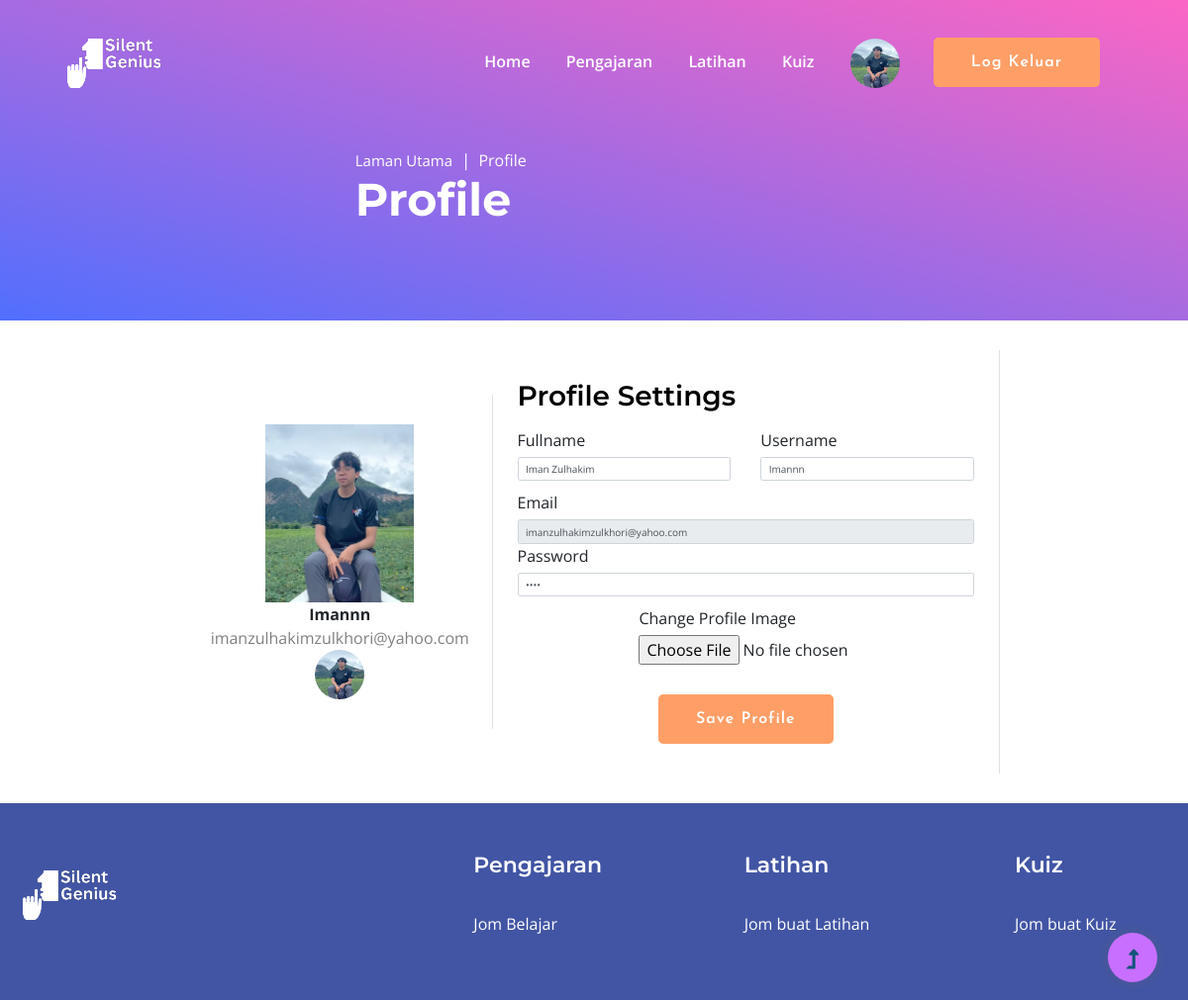
Before: /profile (signed in) with the older database file.
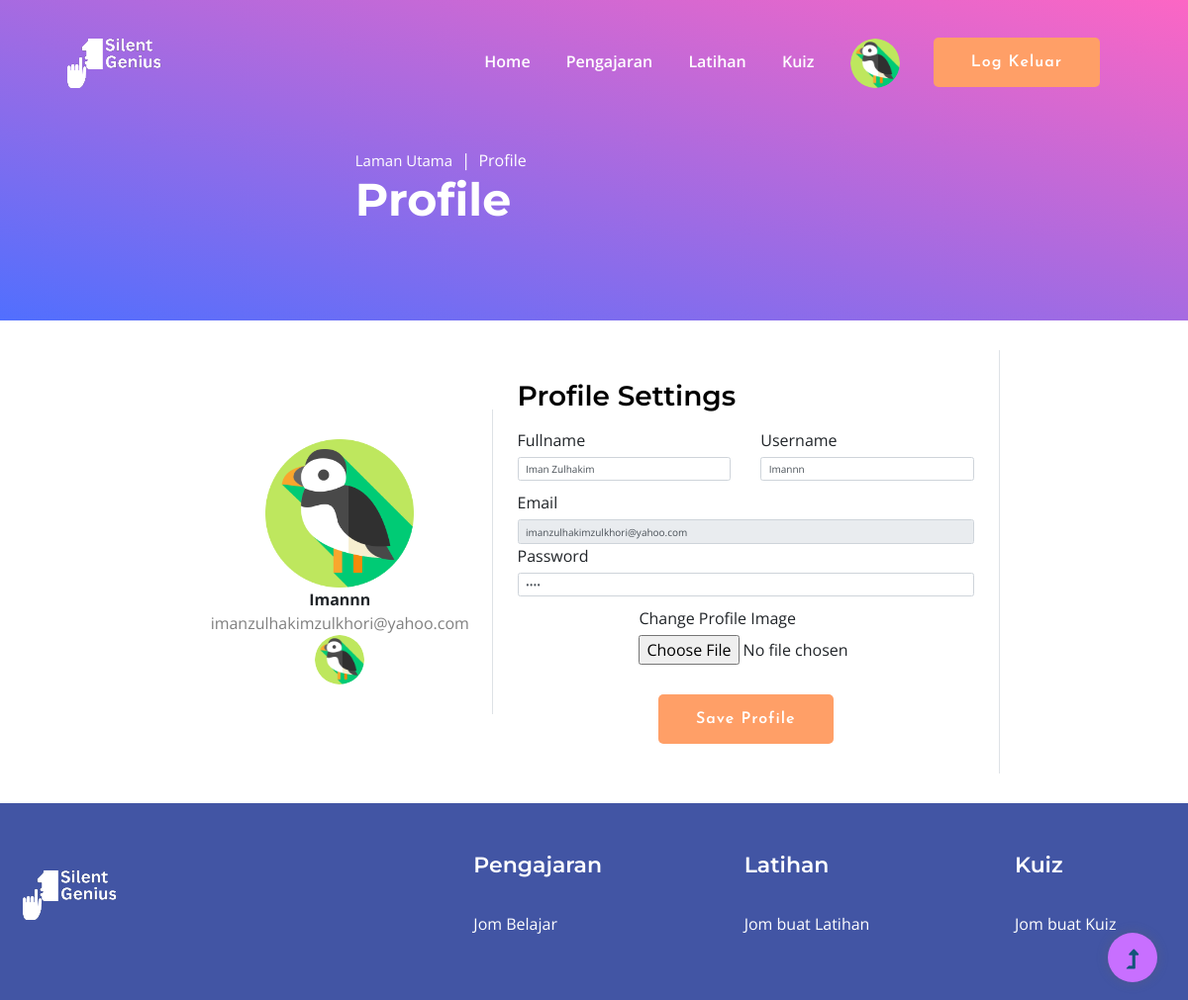
After: the same page with the newer database file.
### tables this page shows
CREATE TABLE "user" (
email TEXT PRIMARY KEY,
fullname TEXT,
username TEXT,
pswrd TEXT
, profile_image TEXT DEFAULT "default.jpg");

### app.py (the view, shortened to what this page needs)
@app.route('/profile', methods=['GET', 'POST'])
@login_required
def profile():
    conn = create_connection()
    cur = conn.cursor()
    cur.execute("SELECT * FROM user WHERE email=?", (session['current_user'],))
    user = cur.fetchone()
    return render_template('profile.html', user=user)

### app.py (called while the page is built)
def create_connection():
    conn = None
    try:
        conn = sqlite3.connect('static/db/user.db')  # create a database connection
        return conn
    except Error as e:
        print(e)
    return conn

@login_manager.user_loader
def load_user(user_id):
    conn = create_connection()
    cur = conn.cursor()
    cur.execute("SELECT * FROM user WHERE email=?", (user_id,))
    user = cur.fetchone()
    if user:
        return User(*user)
    return None

### templates/profile.html (shortened to what this page needs)
{% extends "base.html" %}
{% block content %}
    <link href="../static/css/bootstrap-icons.css" rel="stylesheet">
    <link href="../static/css/templatemo-topic-listing.css" rel="stylesheet">
    <link href="https://cdnjs.cloudflare.com/ajax/libs/jquery/3.2.1/jquery.min.js" rel="stylesheet">
    <body id="top">
    <header class="site-header d-flex flex-column justify-content-center align-items-center">
        <div class="container">
            <div class="row justify-content-center align-items-center">
                <div class="col-lg-5 col-12 mb-3">
                    <nav aria-label="breadcrumb">
                        <ol class="breadcrumb">
                            <li class="breadcrumb-item"><a href="/home">Laman Utama</a></li>
                            <li class="breadcrumb-item active" aria-current="page">Profile</li>
                        </ol>
                    </nav>
                    <h2 class="text-white">Profile</h2>
                </div>
            </div>
        </div>
    </header>
    <div class="container rounded bg-white mt-5 mb-5">
        <div class="row">
            <div class="col-md-3 border-right">
                <div class="d-flex flex-column align-items-center text-center p-3 py-5">
                    <img width="150px" id="profile_image" src="{{ url_for('static', filename='images/' + user[4]) }}"
                         alt="">
                    <span class="font-weight-bold" id="username">{{ user[2] }}</span>
                    <span class="text-black-50" id="email">{{ user[0] }}</span>
                    <span>
                        <a href="/profile">
                        {% if user %}
                            <img src="{{ url_for('static', filename='images/' + user[4]) }}" alt="Profile" class="profile-image">
                        {% endif %}
                        </a>
                    </span>
                </div>
            </div>
            <div class="col-md-5 border-right">
                <div class="p-3 py-5">
                    <div class="d-flex justify-content-between align-items-center mb-3">
                        <h4 class="text-right">Profile Settings</h4>
                    </div>
                    <form method="POST" enctype="multipart/form-data">
                        <div class="row mt-2">
                            <div class="col-md-6"><label class="labels">Fullname</label>
                                <input type="text" class="form-control" name="fullname" value="{{ user[1] }}">
                            </div>
                            <div class="col-md-6"><label class="labels">Username</label>
                                <input type="text" class="form-control" name="username" value="{{ user[2] }}">
                            </div>
                        </div>
                        <div class="row mt-3">
                            <div class="col-md-12"><label class="labels">Email</label>
                                <input type="text" class="form-control" value="{{ user[0] }}" readonly>
                            </div>
                            <div class="col-md-12"><label class="labels">Password</label>
                                <input type="password" class="form-control" name="password" value="{{ user[3] }}">
                            </div>
                        </div>
                        <div class="row mt-3">
                            <div class="col-md-6"><label class="labels">Change Profile Image</label>
                                <input type="file" name="profile_image">
                            </div>
                        </div>
                        <div class="mt-5 text-center">
                            <button class="btn btn-primary profile-button" type="submit">Save Profile</button>
                        </div>
                    </form>
                </div>
            </div>
        </div>
    </div>
{% endblock %}

### templates/base.html (shortened to what this page needs)
<!doctype html>
<html class="no-js" lang="zxx">
<head>
    <link rel="stylesheet" href="https://stackpath.bootstrapcdn.com/bootstrap/4.3.1/css/bootstrap.min.css">
    <link rel='stylesheet' href='https://unpkg.com/boxicons@2.1.4/css/boxicons.min.css'>
    <link rel="stylesheet" href="../static/css/bootstrap.min.css">
    <link rel="stylesheet" href="../static/css/owl.theme.default.min.css">
    <link rel="stylesheet" href="../static/css/owl.carousel.min.css">
    <link rel="stylesheet" href="../static/css/slicknav.css">
    <link rel="stylesheet" href="../static/css/flaticon.css">
    <link rel="stylesheet" href="../static/css/progressbar_barfiller.css">
    <link rel="stylesheet" href="../static/css/gijgo.css">
    <link rel="stylesheet" href="../static/css/animate.min.css">
    <link rel="stylesheet" href="../static/css/animated-headline.css">
    <link rel="stylesheet" href="../static/css/magnific-popup.css">
    <link rel="stylesheet" href="../static/css/fontawesome-all.min.css">
    <link rel="stylesheet" href="../static/css/themify-icons.css">
    <link rel="stylesheet" href="../static/css/slick.css">
    <link rel="stylesheet" href="../static/css/nice-select.css">
    <link rel="stylesheet" href="../static/css/style.css">
    <link rel="stylesheet" href="../static/css/quiz.css">
    <link rel="stylesheet" href="../static/css/mascot.css">
    <link rel="stylesheet" href="../static/css/leaderboard.css">
</head>
<body>
    <div class="header-area header-transparent">
        <div class="main-header ">
            <div class="header-bottom  header-sticky">
                <div class="container-fluid">
                    <div class="row align-items-center">
                        <div class="col-xl-2 col-lg-2">
                            <div class="logo">
                                <a href="/home"><img src="../static/img/logo/Silent_Genius.png" alt=""></a>
                            </div>
                        </div>
                        <div class="col-xl-10 col-lg-10">
                            <div class="menu-wrapper d-flex align-items-center justify-content-end">
                                <div class="main-menu d-none d-lg-block">
                                    <nav>
                                        <ul id="navigation">
                                            <li class="active"><a href="/home">Home</a></li>
                                            <li><a href="/pengajaran">Pengajaran</a>
                                            </li>
                                            <li><a href="/latihan">Latihan</a>
                                            </li>
                                            <li><a href="/kuiz">Kuiz</a></li>
                                            <li>
                                                <a href="/profile">
                                                    {% if user %}
                                                    <img src="{{ url_for('static', filename='images/' + user[4]) }}"
                                                        alt="Profile" class="profile-image">
                                                    {% endif %}
                                                </a>
                                            </li>
                                            <li><a href="{{ url_for('logout') }}" class="btn">Log Keluar</a></li>
                                        </ul>
                                    </nav>
                                </div>
                            </div>
                        </div>
                        <div class="col-12">
                        </div>
                    </div>
                </div>
            </div>
        </div>
    </div>
    <main>
        {% block content %}{% endblock %}
    </main>
    <footer>
        <div class="footer-wrappper footer-bg">
            <div class="footer-area footer-padding">
                <div class="container">
                    <div class="row justify-content-between">
                        <div class="col-xl-4 col-lg-5 col-md-4 col-sm-6">
                            <div class="single-footer-caption mb-50">
                                <div class="single-footer-caption mb-30">
                                    <div class="footer-logo mb-25">
                                        <a href="/"><img src="../static/img/logo/Silent_Genius.png" alt=""></a>
                                    </div>
                                </div>
                            </div>
                        </div>
                        <div class="col-xl-2 col-lg-3 col-md-4 col-sm-5">
                            <div class="single-footer-caption mb-50">
                                <div class="footer-tittle">
                                    <h4>Pengajaran</h4>
                                    <ul>
                                        <li><a href="/ukuran_asas">Jom Belajar</a></li>
                                    </ul>
                                </div>
                            </div>
                        </div>
                        <div class="col-xl-2 col-lg-4 col-md-4 col-sm-6">
                            <div class="single-footer-caption mb-50">
                                <div class="footer-tittle">
                                    <h4>Latihan</h4>
                                    <ul>
                                        <li><a href="#">Jom buat Latihan</a></li>
                                    </ul>
                                </div>
                            </div>
                        </div>
                        <div class="col-xl-2 col-lg-3 col-md-4 col-sm-6">
                            <div class="single-footer-caption mb-50">
                                <div class="footer-tittle">
                                    <h4>Kuiz</h4>
                                    <ul>
                                        <li><a href="#">Jom buat Kuiz</a></li>
                                    </ul>
                                </div>
                            </div>
                        </div>
                    </div>
                </div>
            </div>
        </div>
    </footer>
</body>
<div id="back-top">
    <a title="Go to Top" href="#"> <i class="fas fa-level-up-alt"></i></a>
</div>
</html>

### static/css/mascot.css (style rules this page uses)
body { font-family: "Ubuntu-Italic", "Lucida Sans", helvetica, sans, serif; }
.container { padding: 0%; }

### static/css/templatemo-topic-listing.css (style rules this page uses)
:root { --white-color: #ffffff; --primary-color: #13547a; --secondary-color: #80d0c7; --section-bg-color: #f0f8ff; --custom-btn-bg-color: #80d0c7; --custom-btn-bg-hover-color: #13547a; --dark-color: #000000; --p-color: #717275; --border-color: #7fffd4; --link-hover-color: #13547a; --body-font-family: 'Open Sans', sans-serif; --title-font-family: 'Montserrat', sans-serif; --h1-font-size: 58px; --h2-font-size: 46px; --h3-font-size: 32px; --h4-font-size: 28px; --h5-font-size: 24px; --h6-font-size: 22px; --p-font-size: 20px; --menu-font-size: 14px; --btn-font-size: 18px; --copyright-font-size: 16px; --border-radius-large: 100px; --border-radius-medium: 20px; --border-radius-small: 10px; --font-weight-normal: 400; --font-weight-medium: 500; --font-weight-semibold: 600; --font-weight-bold: 700; }
body { background-color: var(--white-color); font-family: var(--body-font-family); }
h2, h3, h4, h5, h6 { color: var(--dark-color); }
h1, h2, h3, h4, h5, h6 { font-family: var(--title-font-family); font-weight: var(--font-weight-semibold); }
h2 { font-size: var(--h2-font-size); font-weight: var(--font-weight-bold); }
h4 { font-size: var(--h4-font-size); }
ul li { color: var(--p-color); font-size: var(--p-font-size); font-weight: var(--font-weight-normal); }
a, button { touch-action: manipulation; transition: all 0.3s; }
a { display: inline-block; color: var(--primary-color); text-decoration: none; }
.site-header { background-image: linear-gradient(15deg, #516FFE 0%, #FC66C4 100%); padding-top: 150px; padding-bottom: 80px; }
.site-header .container { height: 100%; }
.breadcrumb-item+.breadcrumb-item::before, .breadcrumb-item a:hover, .breadcrumb-item.active { color: var(--white-color); }

Changed rows visible on the page:
changed user "Imannn": profile_image: a different picture
